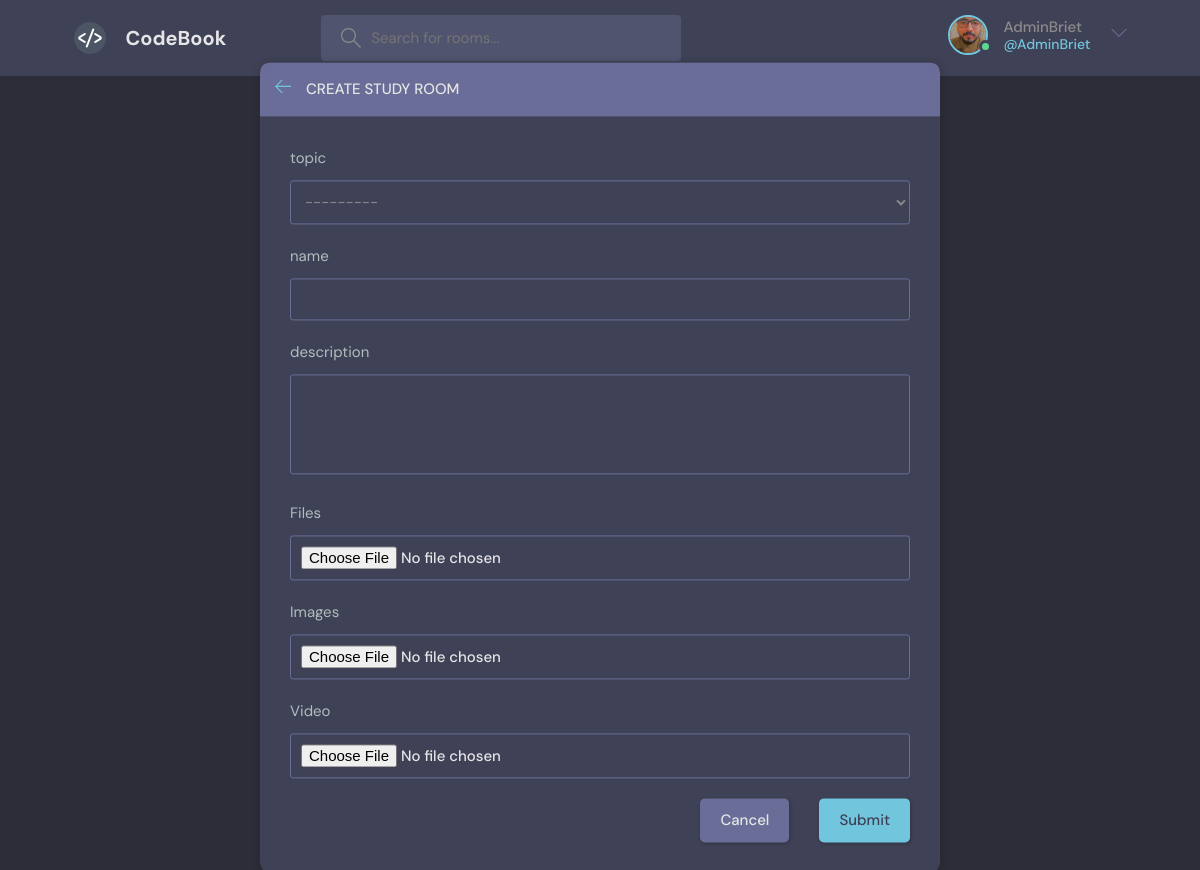
Screenshot of /create-room/ (signed in) with the database file from the repository.
### base/models.py (models this page shows)
class User(AbstractUser):
    genderChoice=(
        ('M','Male'),
        ('F','Female'),
        ('O','Other'),
    )
    name = models.CharField(max_length=25)
    email = models.EmailField(max_length=50)
    gender = models.CharField(max_length=25, choices=genderChoice)
    dob = models.DateField(null=True)
    phone = models.CharField(max_length=15)
    address = models.TextField(max_length=125)
    bio = models.TextField(max_length=500)
    avatar = models.ImageField(upload_to='avatars', default='nopic.jpg')
    status = models.BooleanField(default=True)
    def __str__(self):
        return self.username

### base/views.py (the view, shortened to what this page needs)
# urls.py: path('create-room/', views.createRoom, name='create-room'),
@login_required(login_url='/login')
def createRoom(request):
    form = RoomForm
    return render(request, 'base/createRoom.html', {'form':form})

### base/models.py (called while the page is built)
    def __str__(self):
        return self.name[:20]

### base/templates/base/createRoom.html (shortened to what this page needs)
{% extends 'main.html' %}
{% block content %}
<main class="create-room layout">
  <div class="container">
    <div class="layout__box">
      <div class="layout__boxHeader">
        <div class="layout__boxTitle">
          <a href="{{request.META.HTTP_REFERER}}">
            <svg version="1.1" xmlns="http://www.w3.org/2000/svg" width="32" height="32" viewBox="0 0 32 32">
              <title>arrow-left</title>
              <path
                d="M13.723 2.286l-13.723 13.714 13.719 13.714 1.616-1.611-10.96-10.96h27.625v-2.286h-27.625l10.965-10.965-1.616-1.607z">
              </path>
            </svg>
          </a>
          <h3>Create Study Room</h3>
        </div>
      </div>
      <div class="layout__body">
        <form class="form" action="" method="POST" enctype="multipart/form-data">
          {% for x in form%}
          <div class="form__group">
            <label for="room_name">{{x.label}}</label>
            {{x}}
          </div>
          {% endfor %}
          <div class="form__action">
            <a class="btn btn--dark" href="{{request.META.HTTP_REFERER}}">Cancel</a>
            <button class="btn btn--main" type="submit">Submit</button>
          </div>
        </form>
      </div>
    </div>
  </div>
</main>
{% endblock content %}

### templates/main.html (shortened to what this page needs)
<!DOCTYPE html>
{% load static %}
<html lang="en">
  <head>
    <link rel="stylesheet" href="{% static 'css/style.css' %}" />
  </head>
  <body>
    <header class="header header--loggedIn">
      <div class="container">
        <a href="/" class="header__logo">
          <img src="{% static 'images/codebook.webp' %}" />
          <h1>CodeBook</h1>
        </a>
        <form class="header__search" method="GET" action="{% url 'home'%}">
          <label>
            <input type='text' name = 'q' placeholder="Search for rooms..." />
          </label>
        </form>
        <nav class="header__menu">
          {% if request.user.is_authenticated%}
          <div class="header__user">
            <a href="{% url 'user-profile' request.user.id%}">
              <div class="avatar avatar--medium active">
                <img src="{{request.user.avatar.url}}">
              </div>
              <p>{{request.user.username}} <span>@{{request.user}}</span></p>
            </a>
            <button class="dropdown-button">
              <svg version="1.1" xmlns="http://www.w3.org/2000/svg" width="32" height="32" viewBox="0 0 32 32">
                <title>chevron-down</title>
                <path d="M16 21l-13-13h-3l16 16 16-16h-3l-13 13z"></path>
              </svg>
            </button>
            {% else %}
            <a class="btn btn--main" style="color:white" href="/login">
              Login/Sign up
            </a>
          {% endif %}
          </div>
        </nav>
      </div>
    </header>
    {% block content %}
    {% endblock %}
  </body>
</html>

### rows the page displays
User: user.avatar (picture), user.username "AdminBriet", user "AdminBriet"

### other values shown
{{ x.label }} "topic" "name" "description" "Files" "Images" "Video"
